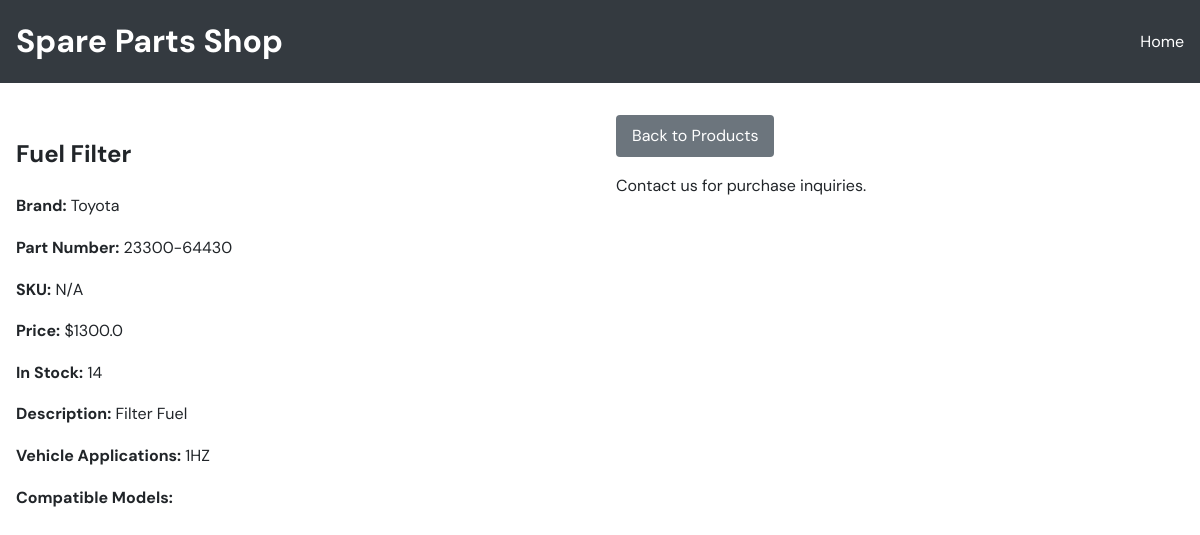
Page /store/product/589/ on the earlier database version.
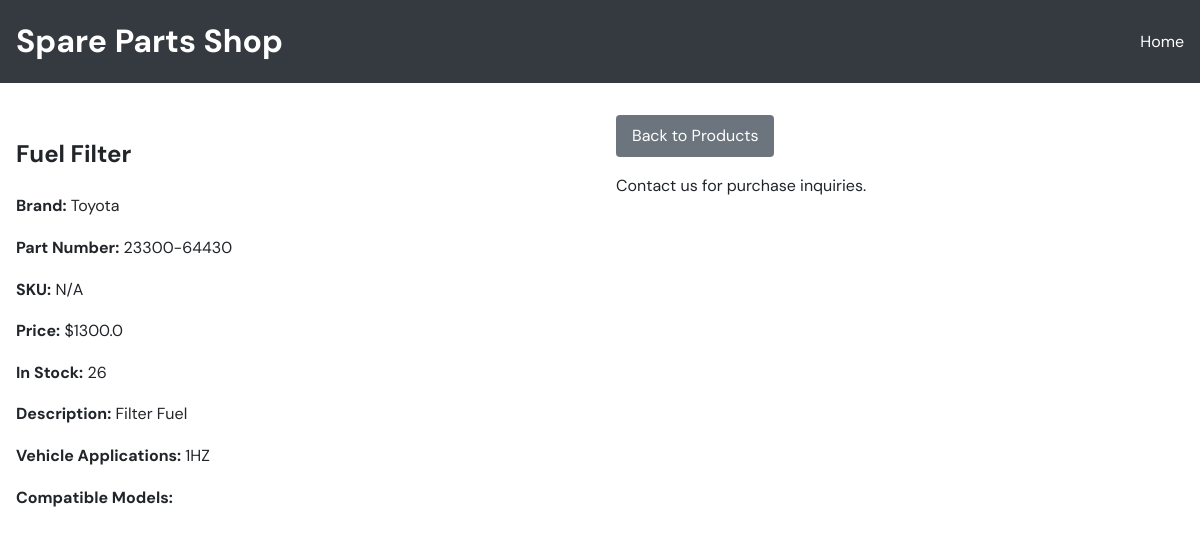
Same page on the later database version.
### inventory/models.py (models this page shows, shortened)
class Product(models.Model):
    sku = models.CharField(max_length=50, unique=True, blank=True, help_text="Stock keeping unit")
    part_number = models.CharField(max_length=50, blank=True, help_text="OEM number")
    name = models.CharField(max_length=100)
    brand = models.CharField(max_length=50, blank=True)
    category = models.ForeignKey(Category, on_delete=models.SET_NULL, null=True, blank=True)
    quantity = models.PositiveIntegerField(default=0)
    reorder_level = models.PositiveIntegerField(default=0, help_text="Quantity at which to reorder")
    cost_price = models.FloatField(default=0)
    selling_price = models.FloatField()
    wholesale_price = models.FloatField(default=0)
    location = models.CharField(max_length=150, blank=True, help_text="Physical storage location (shelf, bin)")
    purpose = models.CharField(max_length=150, blank=True, help_text="Part purpose e.g. DIFFERENTIAL PINION")
    vehicle_application = models.TextField(blank=True, help_text="Car/vehicle types this part fits")
    compatibilities = models.ManyToManyField(
        "CarModel",
        blank=True,
        related_name="compatible_products",
        help_text="Vehicle models this part fits"
    )
    LOW_STOCK_THRESHOLD = 5

### store/views.py (the view)
# urls.py: path("product/<int:pk>/", views.product_detail, name="product_detail"),
def product_detail(request, pk):
    product = get_object_or_404(Product, pk=pk, quantity__gt=0)
    cart_count = sum(request.session.get('store_cart', {}).values())
    return render(request, 'store/product_detail.html', {'product': product, 'cart_count': cart_count})

### store/templates/store/product_detail.html (shortened to what this page needs)
<!DOCTYPE html>
<html lang="en">
<head>
</head>
<body>
    <header>
        <div class="container">
            <h1>Spare Parts Shop</h1>
            <nav>
                <a href="{% url 'store_home' %}">Home</a>
            </nav>
        </div>
    </header>
    <main class="container">
        <div class="product-detail">
            <div>
                <h2>{{ product.name }}</h2>
                <p><strong>Brand:</strong> {{ product.brand|default:"N/A" }}</p>
                <p><strong>Part Number:</strong> {{ product.part_number|default:"N/A" }}</p>
                <p><strong>SKU:</strong> {{ product.sku|default:"N/A" }}</p>
                <p><strong>Price:</strong> ${{ product.selling_price }}</p>
                <p><strong>In Stock:</strong> {{ product.quantity }}</p>
                <p><strong>Description:</strong> {{ product.purpose|default:"No description available." }}</p>
                <p><strong>Vehicle Applications:</strong> {{ product.vehicle_application|default:"N/A" }}</p>
                <p><strong>Compatible Models:</strong> {% for model in product.compatibilities.all %}{{ model.name }}{% if not forloop.last %}, {% endif %}{% endfor %}</p>
            </div>
            <div>
                <a href="{% url 'store_home' %}" class="btn btn-secondary">Back to Products</a>
                <p>Contact us for purchase inquiries.</p>
            </div>
        </div>
    </main>
</body>
</html>

Differences in the rows shown:
changed Product "Fuel Filter": quantity "14" → "26"
